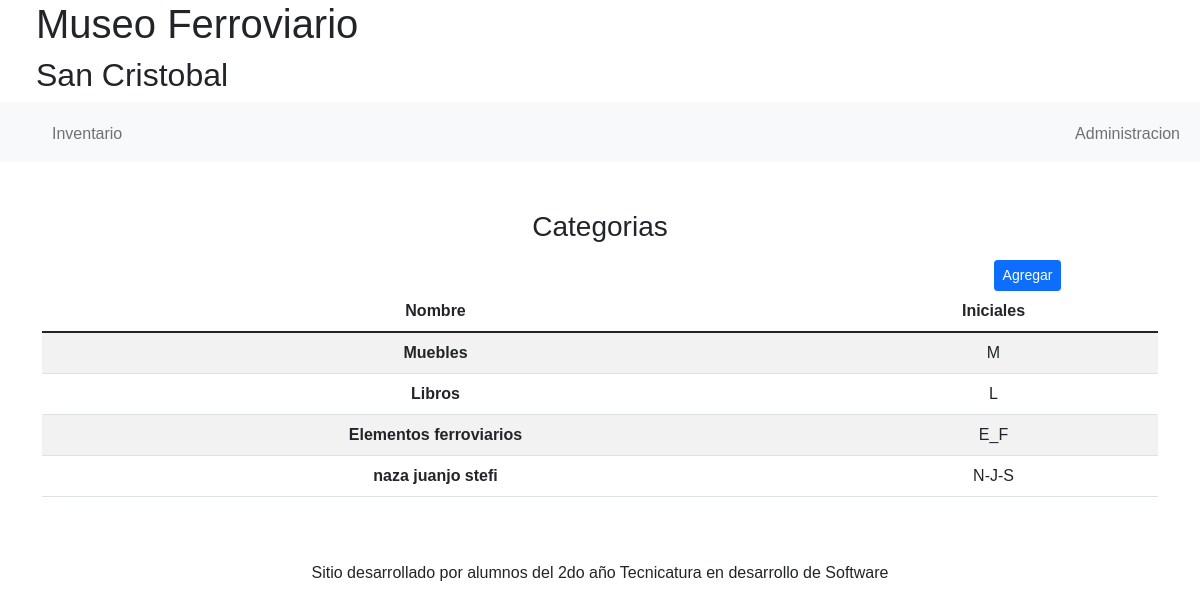
Page /categoriaMuebles.php on the committed database.
### tables this page shows
CREATE TABLE `categoria` (
  `idcategoriaboss` int(11) NOT NULL,
  `nombre` varchar(45) NOT NULL,
  `iniciales` varchar(45) NOT NULL,
  `contador` bigint(20) NOT NULL
);

### categoriaMuebles.php (the view, shortened to what this page needs)
<?php
 require_once "conexion.php";
 $sql="SELECT * FROM categoria";
 $result=mysqli_query($conex,$sql);
 if (mysqli_num_rows($result)>0){
    include "primero.php";
    include('header.php');
        ?>
    <section>
    <div class="container text-center ">
        <div class="text-center mt-5 mb-3"><h3>Categorias</h3></div>
        <table class="table table-striped table-hover">
            <div class="row">
                <div class="col-9"></div>
                    <div class="col-3">
                    <div class="btn btn-primary btn-sm "> <a class="text-decoration-none text-white" href="form-agregar-cat.php">Agregar</a></div>
                </div>
            </div>
                <thead>
                    <tr>
                    <th scope="col">Nombre</th>
                    <th scope="col">Iniciales</th>
                    </tr>
                </thead>
            <tbody>
            <?php
                While ($fila=mysqli_fetch_array($result)){
            ?>
                <tr>
                    <th scope="row"><?php echo $fila["nombre"]; ?></th>
                    <td><?php echo $fila["iniciales"]; ?></td>
            <?php
            }
            ?>
            </tbody>
    </table></div>
   <?php
     }else header("location:agregarmuebles.php");
   ?>
    </section>
    <?php
    include('footer.php');
    ?>
 </body>
 </html>

### CSS/estilo.css (style rules this page uses)
body { font-family: 'Play', sans-serif; }

### rows in the picture
categoria: nombre "Muebles", iniciales "M"
categoria: nombre "Libros", iniciales "L"
categoria: nombre "Elementos ferroviarios", iniciales "E_F"
categoria: nombre "naza juanjo stefi", iniciales "N-J-S"
